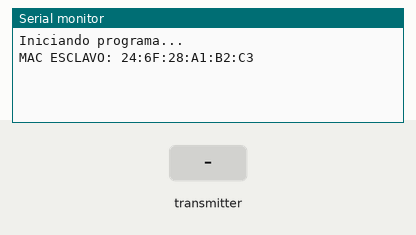
This sketch was run on a simulated ESP32. Shown: the last lines printed to the serial monitor. The inputs (shaded band) are chosen by the test bench.

Above: at 5.2 s.
5.3 s: the transmitter starts sending valor = 0
At 5.61 s:
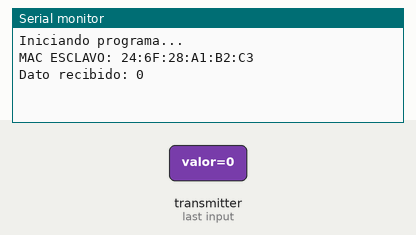
7.3 s: the transmitter starts sending valor = 1024
At 7.61 s:
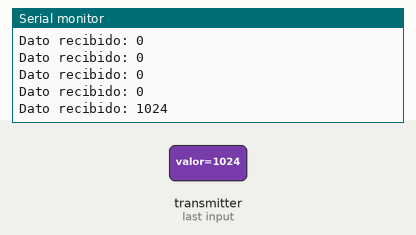

The sketch:

Esclavo.ino
```cpp
#include <WiFi.h>
#include <esp_now.h>

String mac;

typedef struct struct_message {
  int valor;
} struct_message;

struct_message incomingData;

void OnDataRecv(const esp_now_recv_info_t * recv_info, const uint8_t * data, int len) {
  memcpy(&incomingData, data, sizeof(incomingData));
  Serial.print("Dato recibido: ");
  Serial.println(incomingData.valor);
}

void confgMac(){

  mac = WiFi.macAddress();

  Serial.print("MAC ESCLAVO: ");
  Serial.println(mac);
}

void setup() {
  Serial.begin(115200);
  delay(2000);

  Serial.println("Iniciando programa...");

  WiFi.mode(WIFI_MODE_STA);

  WiFi.disconnect(true, true); // Borra la NVS

  delay(2000);

  confgMac();

  if (esp_now_init() != ESP_OK) {
    Serial.println("Error inicializando ESP-NOW");
    return;
  }

  esp_now_register_recv_cb(OnDataRecv);
}

void loop() {

}
```

Measured:
- after the input at 5.3 s, the serial monitor: prints a new line at once (image 1)
- after the input at 7.3 s, the serial monitor: prints a new line at once (image 2)
